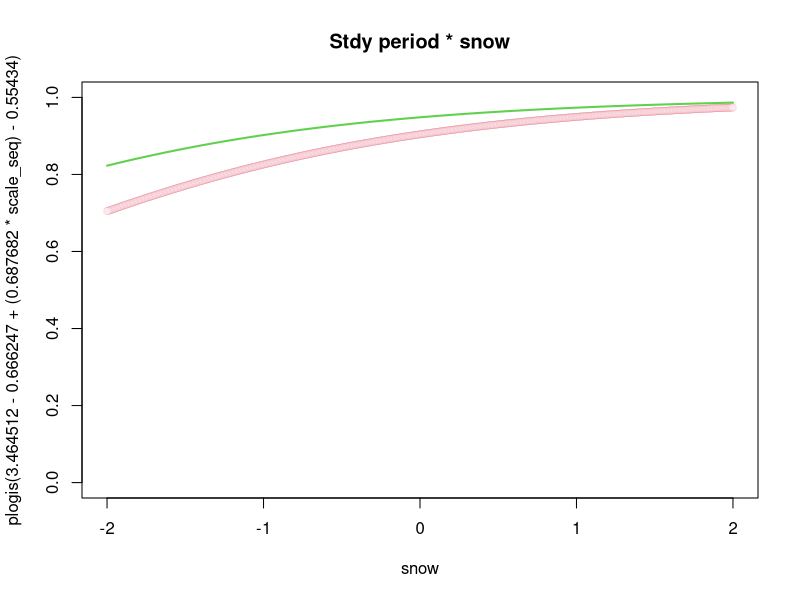
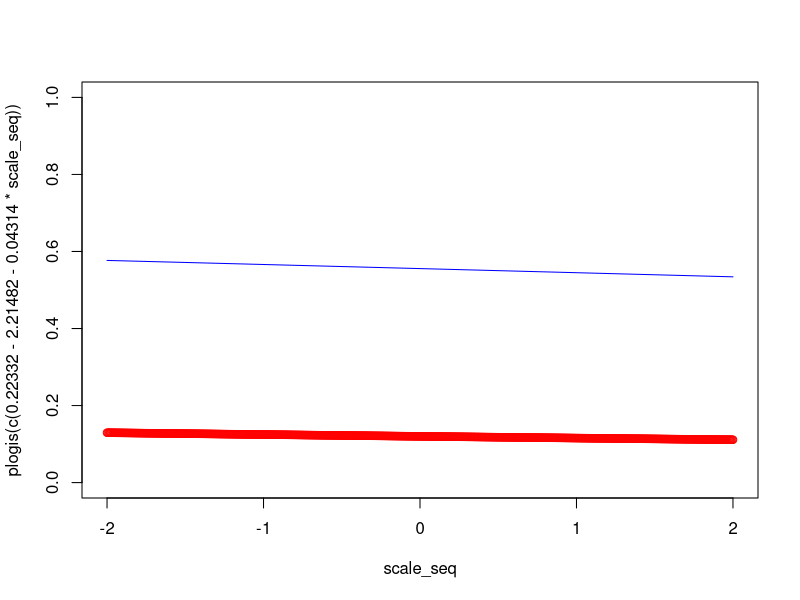
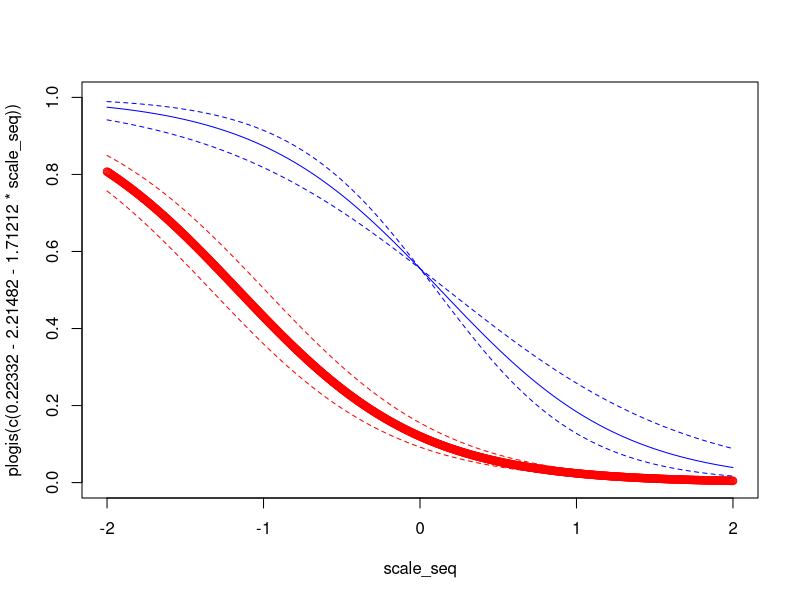

The R script that drew these images, in order:
scale_seq <- seq(-2, 2, .005)

# PART 1
# hunting season and active kill in territory
# early winter
plogis(c(3.464512 - 0.666247 - 0.137657,
         3.464512 - 0.666247,
         3.464512 - 0.137657,
         3.464512))
# late winter
plogis(c(3.464512 - 0.666247 - 0.137657 - 0.7935797,
         3.464512 - 0.666247 - 0.7935797,
         3.464512 - 0.137657 - 0.7935797,
         3.464512 - 0.7935797))


# hunting season and visit kill (500m) in terr
# early winter
plogis(c(3.4663164 - 1.7007274 - 0.1326784,
         3.4663164 - 1.7007274,
         3.4663164 - 0.1326784,
         3.4663164))
# late winter
plogis(c(3.4663164 - 1.7007274 - 0.1326784 - 0.7935797,
         3.4663164 - 1.7007274 - 0.7935797,
         3.4663164 - 0.1326784 - 0.7935797,
         3.4663164 - 0.7935797))



# examining interaction effect study_period*snow
# red = Late winter
# green = Early winter
plot(x = scale_seq,
     y = plogis(3.464512 - 0.666247 + (0.687682 * scale_seq) - 0.554340),
     main = "Stdy period * snow",
     xlab = "snow",
     ylim = c(0, 1),
     col = 2, lwd = 0.1)
lines(x = scale_seq, 
      y = plogis(3.464512 + (0.687682 * scale_seq) - 0.554340),
      col = 3, lwd = 2)



# PART 2
# hunting biomass and finding kill outside territory
# red = found a kill
plot(x = scale_seq,
     y = plogis(c(0.22332 - 2.21482 - 0.04314 * scale_seq)),
     col = "red", ylim = c(0, 1))
lines(x = scale_seq,
      y = plogis(c(0.22332 - 0.04314 * scale_seq)),
      col = "blue")


# hunting season and finding a kill outside territory
plogis(c(0.22332 - 2.21482 + 0.82175, # kill, hunt
         0.22332 - 2.21482, # kill, no hunt
         0.22332 + 0.82175, # no kill, hunt 
         0.22332)) # no kill, no hunt


# finding kill outside territory + distance from hunting
# red = found a kill
plot(x = scale_seq,
     y = plogis(c(0.22332 -2.21482 -1.71212 * scale_seq)),
     col = "red", ylim = c(0, 1))
lines(x = scale_seq,
      y = plogis(c(0.22332 -2.21482 + 0.29596 - 1.71212 * scale_seq)),
      col = "red", lty = 2)
lines(x = scale_seq,
      y = plogis(c(0.22332 -2.21482 - 0.29596 - 1.71212 * scale_seq)),
      col = "red", lty = 2)
lines(x = scale_seq,
      y = plogis(c(0.22332 - 1.71212 * scale_seq)),
      col = "blue")
lines(x = scale_seq,
      y = plogis(c(0.22332 - (1.71212 + 0.43332) * scale_seq)),
      col = "blue", lty = 2)
lines(x = scale_seq,
      y = plogis(c(0.22332 - (1.71212 - 0.43332) * scale_seq)),
      col = "blue", lty = 2)
